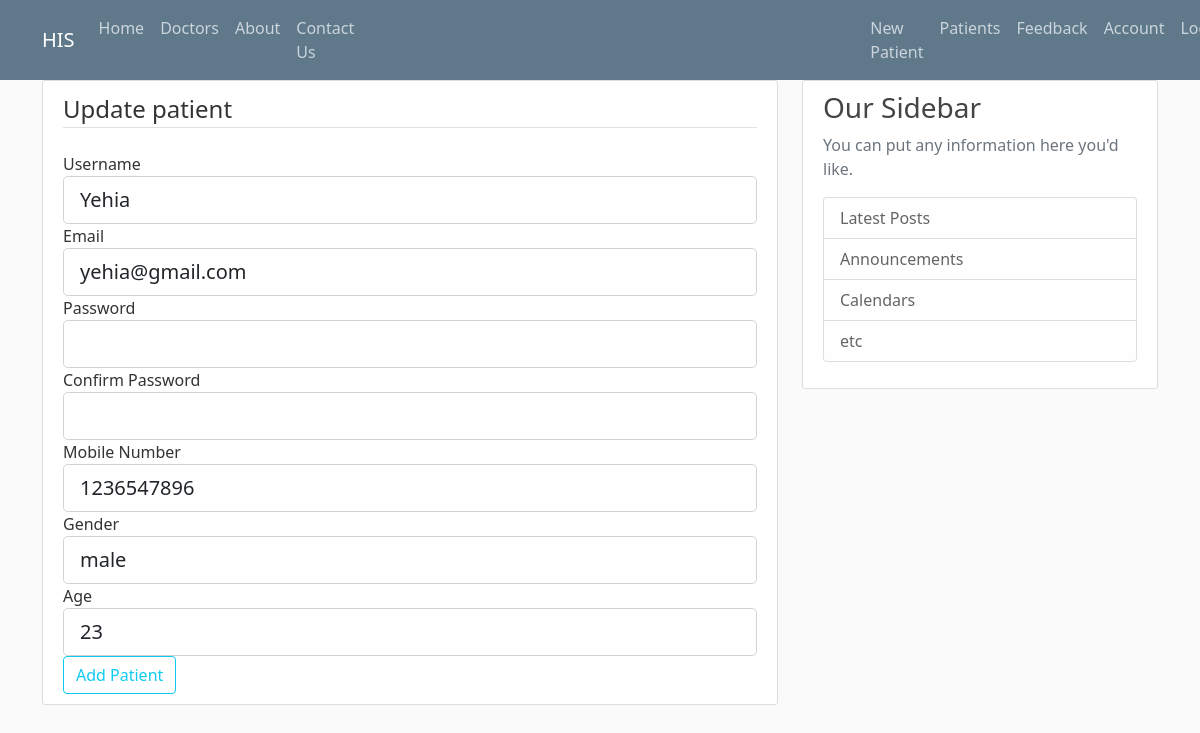
The app's page /patient/2/update (signed in) with its own data.
### his/models.py (models this page shows, shortened)
class Patient(db.Model):
    id = db.Column(db.Integer, primary_key=True)
    username = db.Column(db.String(20), unique=True, nullable=False)
    email = db.Column(db.String(120), unique=True, nullable=False)
    image_file = db.Column(db.String(20), nullable=False, default='default.jpg')
    password = db.Column(db.String(60), nullable=False)
    mobile_number = db.Column(db.Integer, nullable=False)
    gender = db.Column(db.String(10), nullable=False)
    age = db.Column(db.Integer, nullable=False)
    doctor_id = db.Column(db.Integer, db.ForeignKey('doctor.id'), nullable=False)

### his/routes.py (the view)
@app.route("/patient/<int:patient_id>/update", methods=['GET', 'POST'])
@login_required
def update_patient(patient_id):
    patient = Patient.query.get_or_404(patient_id)
    if patient.author != current_user:
        abort(403)
    form = PatientForm()
    if form.validate_on_submit():
        patient.username = form.username.data
        patient.email = form.email.data
        patient.mobile_number = form.mobile_number.data
        patient.gender = form.gender.data
        patient.age = form.age.data
        db.session.commit()
        flash('Patient Info has been updated!', 'success')
        return redirect(url_for('patient', patient_id=patient.id))
    elif request.method == 'GET':
        form.username.data = patient.username
        form.email.data = patient.email
        form.mobile_number.data = patient.mobile_number
        form.gender.data = patient.gender
        form.age.data = patient.age
    return render_template('new_patient.html', title='Update Patient', form=form, legend='Update patient')

### his/forms.py
class PatientForm(FlaskForm):
    username = StringField('Username', validators=[DataRequired(), Length(min=2, max=20)])
    email = StringField('Email', validators=[DataRequired(), Email()])
    password = PasswordField('Password',validators=[DataRequired()])
    confirm_password = PasswordField('Confirm Password',validators=[DataRequired(), EqualTo('password')])
    mobile_number = StringField('Mobile Number', validators=[DataRequired(), Length(11)])
    gender = StringField('Gender', validators=[DataRequired()])
    age = StringField('Age', validators=[DataRequired()])
    submit = SubmitField('Add Patient')

### his/models.py (called while the page is built)
@login_manager.user_loader
def load_user(doctor_id):
    return Doctor.query.get(int(doctor_id))

### his/templates/new_patient.html (shortened to what this page needs)
{% extends "layout.html" %}
{% block content %}
<div class="content-section">
    <form method="POST" action="">
        <fieldset class="form-group">
            <legend class="border-bottom mb-4">{{ legend }}</legend>
            <div class="form-group">
                {{ form.username.label(class="form-control-label") }}
                {% if form.username.errors %}
                    {{ form.username(class="form-control form-control-lg is-invalid") }}
                    <div class="invalid-feedback">
                        {% for error in form.username.errors %}
                            <span>{{ error }}</span>
                        {% endfor %}
                    </div>
                {% else %}
                    {{ form.username(class="form-control form-control-lg") }}
                {% endif %}
            </div>
            <div class="form-group">
                {{ form.email.label(class="form-control-label") }}
                {% if form.email.errors %}
                    {{ form.email(class="form-control form-control-lg is-invalid") }}
                    <div class="invalid-feedback">
                        {% for error in form.email.errors %}
                            <span>{{ error }}</span>
                        {% endfor %}
                    </div>
                {% else %}
                    {{ form.email(class="form-control form-control-lg") }}
                {% endif %}
            </div>
            <div class="form-group">
                {{ form.password.label(class="form-control-label") }}
                {% if form.password.errors %}
                    {{ form.password(class="form-control form-control-lg is-invalid") }}
                    <div class="invalid-feedback">
                        {% for error in form.password.errors %}
                            <span>{{ error }}</span>
                        {% endfor %}
                    </div>
                {% else %}
                    {{ form.password(class="form-control form-control-lg") }}
                {% endif %}
            </div>
            <div class="form-group">
                {{ form.confirm_password.label(class="form-control-label") }}
                {% if form.confirm_password.errors %}
                    {{ form.confirm_password(class="form-control form-control-lg is-invalid") }}
                    <div class="invalid-feedback">
                        {% for error in form.confirm_password.errors %}
                            <span>{{ error }}</span>
                        {% endfor %}
                    </div>
                {% else %}
                    {{ form.confirm_password(class="form-control form-control-lg") }}
                {% endif %}
            </div>
            <div class="form-group">
                {{ form.mobile_number.label(class="form-control-label") }}
                {% if form.mobile_number.errors %}
                    {{ form.mobile_number(class="form-control form-control-lg is-invalid") }}
                    <div class="invalid-feedback">
                        {% for error in form.mobile_number.errors %}
                            <span>{{ error }}</span>
                        {% endfor %}
                    </div>
                {% else %}
                    {{ form.mobile_number(class="form-control form-control-lg") }}
                {% endif %}
            </div>
            <div class="form-group">
                {{ form.gender.label(class="form-control-label") }}
                {% if form.gender.errors %}
                    {{ form.gender(class="form-control form-control-lg is-invalid") }}
                    <div class="invalid-feedback">
                        {% for error in form.gender.errors %}
                            <span>{{ error }}</span>
                        {% endfor %}
                    </div>
                {% else %}
                    {{ form.gender(class="form-control form-control-lg") }}
                {% endif %}
            </div>
            <div class="form-group">
                {{ form.age.label(class="form-control-label") }}
                {% if form.age.errors %}
                    {{ form.age(class="form-control form-control-lg is-invalid") }}
                    <div class="invalid-feedback">
                        {% for error in form.age.errors %}
                            <span>{{ error }}</span>
                        {% endfor %}
                    </div>
                {% else %}
                    {{ form.age(class="form-control form-control-lg") }}
                {% endif %}
            </div>
        </fieldset>
        <div class="form-group">
            {{ form.submit(class="btn btn-outline-info") }}
        </div>
    </form>
</div>
{% endblock content %}

### his/static/main.css (style rules this page uses)
body { background: #fafafa; color: #333333; margin-top: 5rem; }
.content-section { background: #ffffff; padding: 10px 20px; border: 1px solid #dddddd; border-radius: 3px; margin-bottom: 20px; }

### records on screen
Patient: username "Yehia", email "yehia@gmail.com", mobile_number "1236547896", gender "male", age "23"

### other values on screen
{{ legend }} "Update patient"
